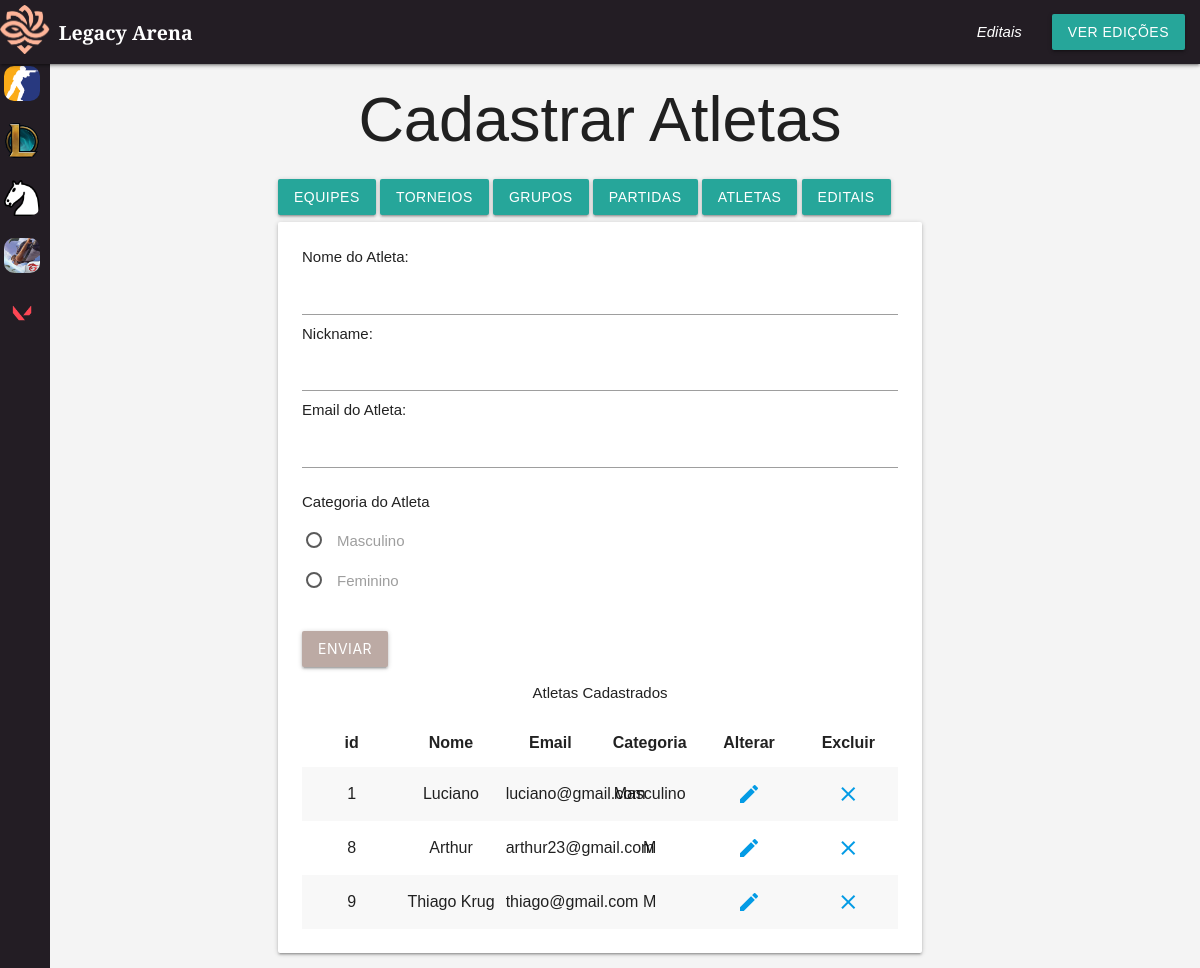
Page /crud/cadastrar-atletas.php (signed in) on the earlier database version.
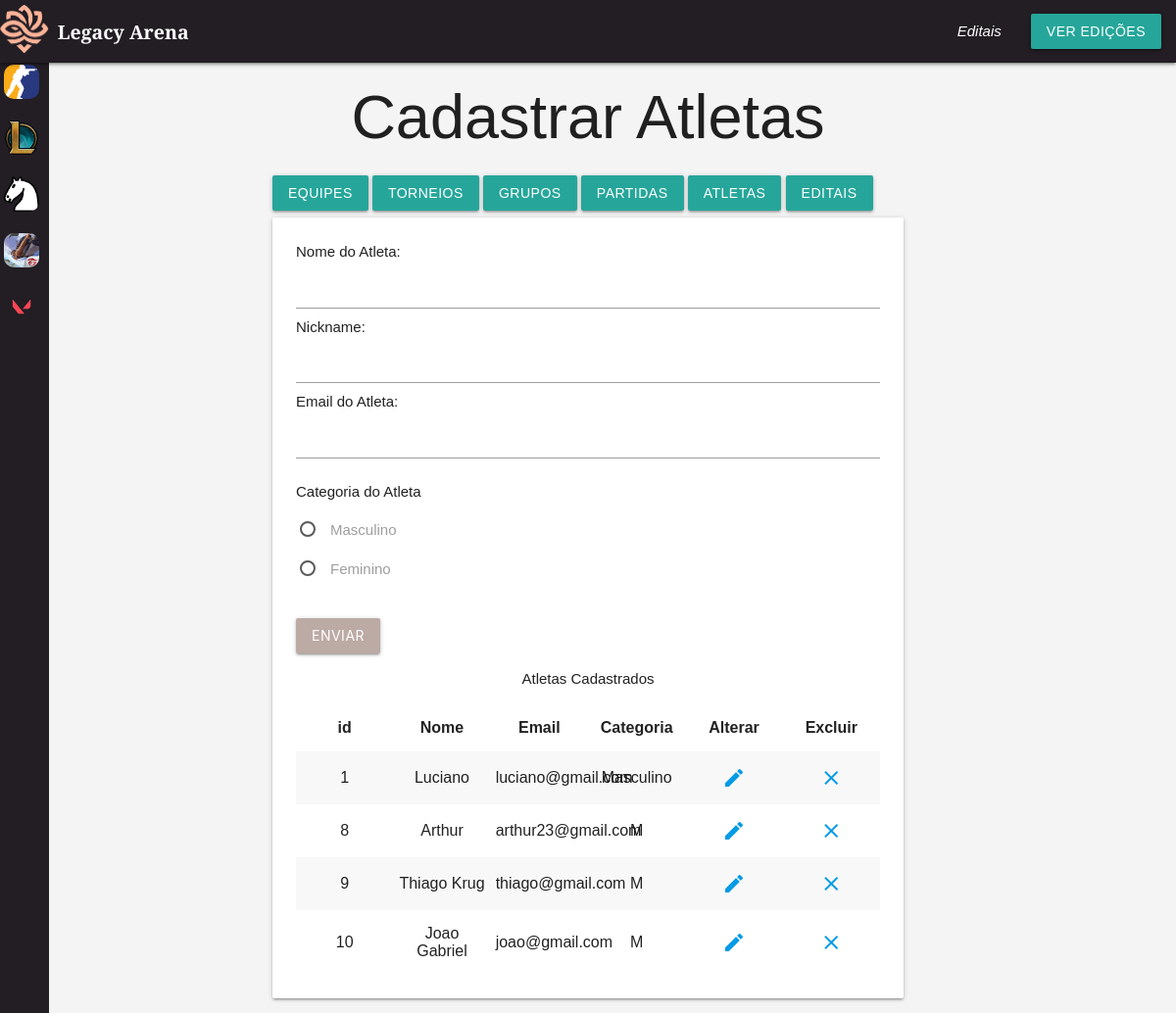
Same page on the later database version.
### tables this page shows
CREATE TABLE IF NOT EXISTS `atleta` (
  `id` int NOT NULL AUTO_INCREMENT,
  `nome` varchar(255) NOT NULL,
  `nickname` varchar(255) NOT NULL,
  `email` varchar(255) NOT NULL,
  `categoria` varchar(255) NOT NULL,
  `id_equipe` int NOT NULL,
  PRIMARY KEY (`id`),
  UNIQUE KEY `email` (`email`)
);

### conexao.php (called while the page is built, shortened)
<?php
function executarSQL($conexao, $sql)
{
    $resultado = mysqli_query($conexao, $sql);
    return $resultado;
}

### crud/cadastrar-atletas.php (the view, shortened to what this page needs)
<?php
require_once "../conexao.php";
$conexao = conectar();
require_once "header.php";
$sql = "SELECT * FROM atleta";
$resultado_atleta = executarSQL($conexao, $sql);
?>
<!DOCTYPE html>
<html lang="pt-br">
<head>
    <link type="text/css" rel="stylesheet" href="../css/style.css" media="screen,projection" />
</head>
<body id="main-content">
    <h1 class="center-align"> Cadastrar Atletas </h1>
    <main class="container">
        <a href="../indexadm.php" class="waves-effect waves-light btn">Equipes</a>
        <a href="cadastrar-torneios.php" class="waves-effect waves-light btn">Torneios</a>
        <a href="cadastrar-grupocs.php" class="waves-effect waves-light btn">Grupos</a>
        <a href="cadastrar-partidas.php" class="waves-effect waves-light btn">Partidas</a>
        <a href="cadastrar-atletas.php" class="waves-effect waves-light btn">Atletas</a>
        <a href="cadastrar-edital.php" class="waves-effect waves-light btn">Editais</a>
        <div class="card-panel" style="width:100%;">
            <form action="atletas.php" method="post" enctype="multipart/form-data">
                Nome do Atleta: <input type="text" name="nome"><br>
                Nickname: <input type="text" name="nick"><br>
                Email do Atleta: <input type="email" name="email"><br>
            <p> Categoria do Atleta </p>
                <p>
                    <label>
                        <span>Masculino</span>
                    </label>
                </p>
                <p>
                    <label>
                        <span>Feminino</span>
                    </label>
                </p>
                <br>
                <button class="btn waves-effect waves-light brown  lighten-3 " type="submit" name="action">Enviar </button>
            </form>
            <p class="center-align">Atletas Cadastrados</p>
            <table class="striped centered responsive-table" style="width: 100%; table-layout: fixed; max-width: 150%;">
                <thead>
                    <tr>
                        <th>id</th>
                        <th>Nome</th>
                        <th>Email</th>
                        <th>Categoria</th>
                        <th>Alterar</th>
                        <th>Excluir</th>
                    </tr>
                </thead>
                <tbody>
                    <?php
                    while ($atletas = mysqli_fetch_assoc($resultado_atleta)) {
                        echo '<tr>';
                        echo '<td>' . $atletas['id'] . '</td>';
                        echo '<td>' . $atletas['nome'] . '</td>';
                        echo '<td>' . $atletas['email'] . '</td>';
                        echo '<td>' . $atletas['categoria'] . '</td>';
                        echo '<td> <a href="form-alteraratletas.php?id=' . $atletas['id'] . '"> <i class="material-icons">edit</i> </a> </td>';
                        echo '<td> <a href="excluiratletas.php?id=' . $atletas['id'] . '"> <i class="material-icons">clear</i> </a> </td>';
                        echo '</tr>';
                    }
                    ?>
                </tbody>
            </table>
        </div>
    </main>
</body>
</html>

### crud/header.php (shortened to what this page needs)
<div class="navbar-fixed">
  <nav>
    <div class="nav-wrapper">
      <a href="../index.php" class="brand-logo">
        <img src="../imagens/legacyarena.png" width="50px">
        <span class="logo-text">Legacy Arena</span>
      </a>
      <ul id="nav-mobile" class="right hide-on-med-and-down">
      <li> <a class="linkedital" href="../edital.php"> Editais </a> </li>
      <li>    <a href="../edicao.php" class="waves-effect waves-light btn">Ver Edições</a> </li>
      </ul>
    </div>
  </nav>
</div>
<div id="sidenav">
<a href="cs.php"> <img class="cs" src="../imagens/cs2.png"> </a>
<a href="lol.php"> <img class="cs" src="../imagens/lol.png"> </a>
<a href="xadrez.php"> <img class="cs" src="../imagens/lichess.png"> </a>
<a href="freefire.php"> <img class="cs" src="../imagens/freefire.png"> </a>
<a href="valorant.php"> <img class="cs" src="../imagens/valorant.png"> </a>
</div>
<link rel="stylesheet" href="css/style.css">

Differences in the rows shown:
added atleta: id "10", nome "Joao Gabriel", email "joao@gmail.com", categoria "M"
